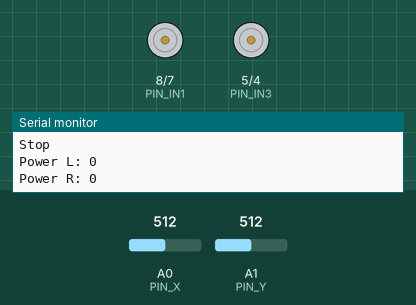
This sketch was run on a simulated Arduino Uno, built with avr-gcc and run on an emulated ATmega328P. Parts: motor-driver pin pairs drawn as motors (green arrow = first pin HIGH = forward, orange = second pin HIGH = backward, longer = more drive, scaled by the enable pin), the last lines printed to the serial monitor. Inputs (shaded band) come from the test bench; at power-on: A1 (PIN_Y) = 512, A0 (PIN_X) = 512.

Above: at 1.2 s.
1.3 s: A1 (PIN_Y) set to 420
2.8 s: A1 (PIN_Y) set to 411
4.3 s: A1 (PIN_Y) set to 306
At 4.8 s:
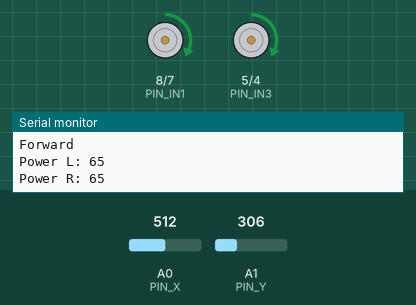
5.8 s: A0 (PIN_X) set to 0
At 6.6 s:
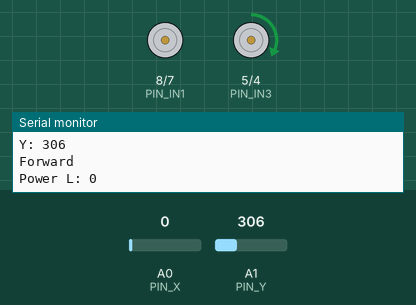
7.3 s: A0 (PIN_X) set to 299
8.8 s: A0 (PIN_X) set to 317
At 10.1 s:
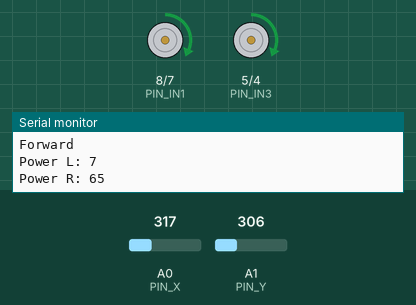
Timing chart, 0 to 11.3 s (numbered marks = the images above; inputs shaded):
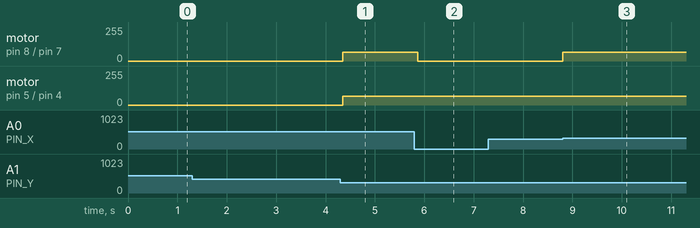

The sketch:

JoystickControl.ino
```cpp
#define PIN_ENA 9 // Вывод управления скоростью вращения мотора №1
#define PIN_IN1 8 // Вывод управления направлением вращения мотора №1
#define PIN_IN2 7 // Вывод управления направлением вращения мотора №1
#define PIN_ENB 6 // Вывод управления скоростью вращения мотора №2
#define PIN_IN3 5 // Вывод управления направлением вращения мотора №2
#define PIN_IN4 4 // Вывод управления направлением вращения мотора №2
#define PIN_X 0 // X джойстика
#define PIN_Y 1 // Y джойстика
#define PIN_SW 9 // Кнопка джойстика

uint8_t power_l = 0;
uint8_t power_r = 0;

void setup() {
  pinMode(PIN_SW, INPUT);
  digitalWrite(PIN_SW, HIGH);
  Serial.begin(9600);

  // Установка всех управляющих пинов в режим выхода
  pinMode(PIN_ENA, OUTPUT);
  pinMode(PIN_ENB, OUTPUT);
  pinMode(PIN_IN1, OUTPUT);
  pinMode(PIN_IN2, OUTPUT);
  pinMode(PIN_IN3, OUTPUT);
  pinMode(PIN_IN4, OUTPUT);
  // Команда остановки двум моторам
  digitalWrite(PIN_IN1, LOW);
  digitalWrite(PIN_IN2, LOW);
  digitalWrite(PIN_IN3, LOW);
  digitalWrite(PIN_IN4, LOW);

}

void loop() {

  int x = analogRead(PIN_X);
  int y = analogRead(PIN_Y);

  Serial.print("X: ");
  Serial.println(x);
  Serial.print("Y: ");
  Serial.println(y);

  if (y < 412){ //Moving forward
    Serial.println("Forward");
    power_l = map(412-y, 0, 412, 0, 255);
    power_r = map(412-y, 0, 412, 0, 255);

    // Задаём направление для 1-го мотора
    digitalWrite(PIN_IN1, HIGH);
    digitalWrite(PIN_IN2, LOW);
    // Задаём направление для 2-го мотора
    digitalWrite(PIN_IN3, HIGH);
    digitalWrite(PIN_IN4, LOW);
  }
  else if (y > 612){ //Moving backward
    Serial.println("Backward");
    power_l = map(y - 612, 0, 412, 0, 255);
    power_r = map(y - 612, 0, 412, 0, 255);

    // Задаём направление для 1-го мотора
    digitalWrite(PIN_IN1, LOW);
    digitalWrite(PIN_IN2, HIGH);
    // Задаём направление для 2-го мотора
    digitalWrite(PIN_IN3, LOW);
    digitalWrite(PIN_IN4, HIGH);
  }
  else{ //Do not move
    Serial.println("Stop");
    power_l = 0;
    power_r = 0;

    // Задаём направление для 1-го мотора
    digitalWrite(PIN_IN1, LOW);
    digitalWrite(PIN_IN2, LOW);
    // Задаём направление для 2-го мотора
    digitalWrite(PIN_IN3, LOW);
    digitalWrite(PIN_IN4, LOW);
  }

  if (x < 412) { //turn left

    uint8_t reduce_l = map(412-x, 0, 412, 0, 255);

    if (reduce_l < power_l){
        power_l -= reduce_l;
    }
    else{
      power_l = 0;
    }

  }
  else if (x > 612){ //turn right

    uint8_t reduce_r = map(x - 612, 0, 412, 0, 255);

    if (reduce_r < power_r){
        power_r -= reduce_r;
    }
    else{
      power_r = 0;
    }

  }

  analogWrite(PIN_ENA, power_l); // Устанавливаем скорость 1-го мотора
  analogWrite(PIN_ENB, power_r); // Устанавливаем скорость 2-го мотора

  Serial.print("Power L: ");
  Serial.println(power_l);
  Serial.print("Power R: ");
  Serial.println(power_r);
  Serial.print("\n");
  delay(100);
}
```

Measured:
- the behaviour switches between 306 and 307 on A0 (PIN_X) (found by bisection; images 2 and 3)
- after the input at 4.3 s, motor on pin 8 (PIN_IN1) / pin 7 (PIN_IN2), motor on pin 5 (PIN_IN3) / pin 4 (PIN_IN4): stopped → forward 65/255 after 0.05 s
- after the input at 5.8 s, motor on pin 8 (PIN_IN1) / pin 7 (PIN_IN2): forward 65/255 → stopped after 0.07 s
- after the input at 8.8 s, motor on pin 8 (PIN_IN1) / pin 7 (PIN_IN2): stopped → forward 65/255 at once
